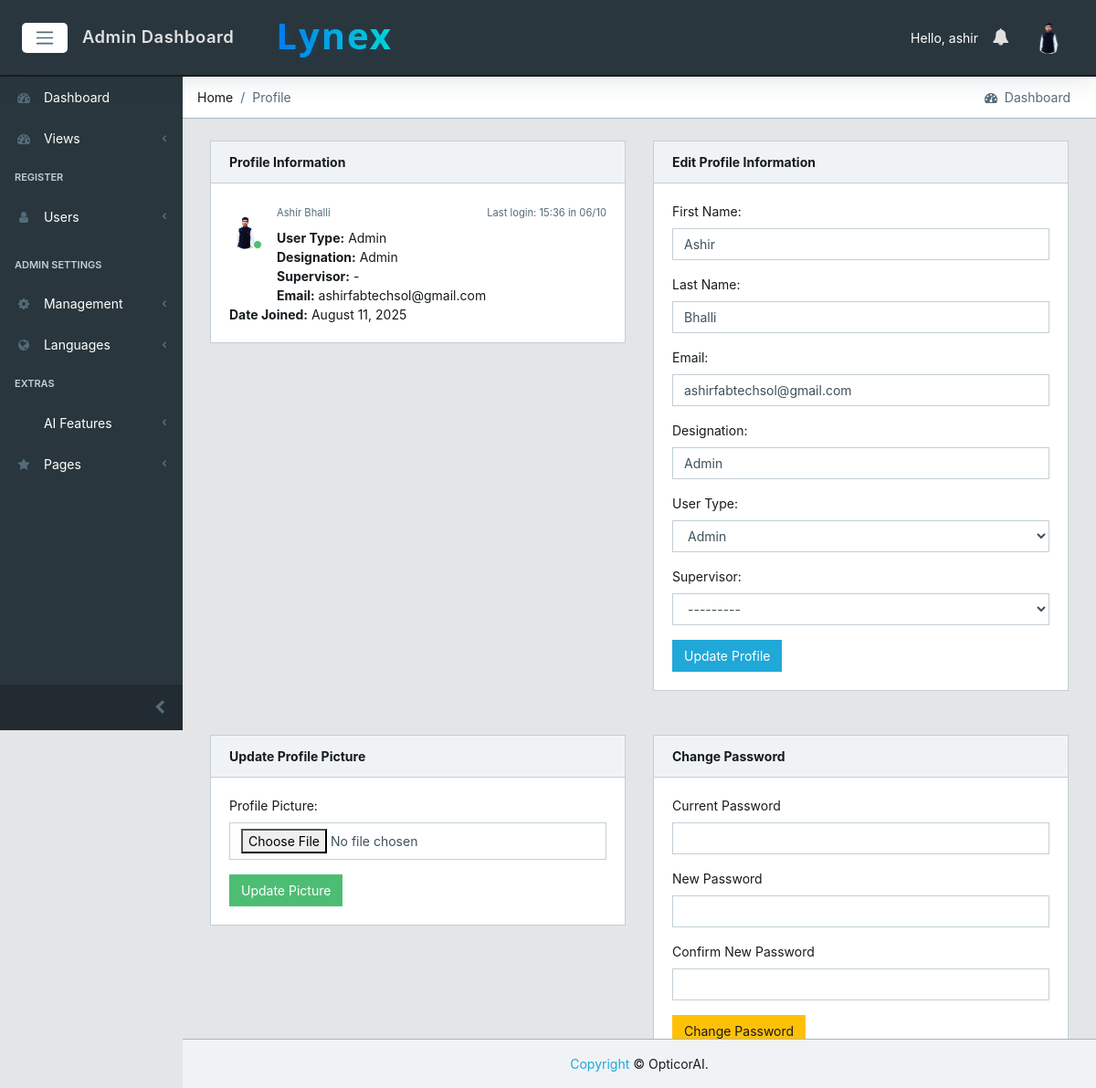
Before: /users/profile (signed in) with the older database file.
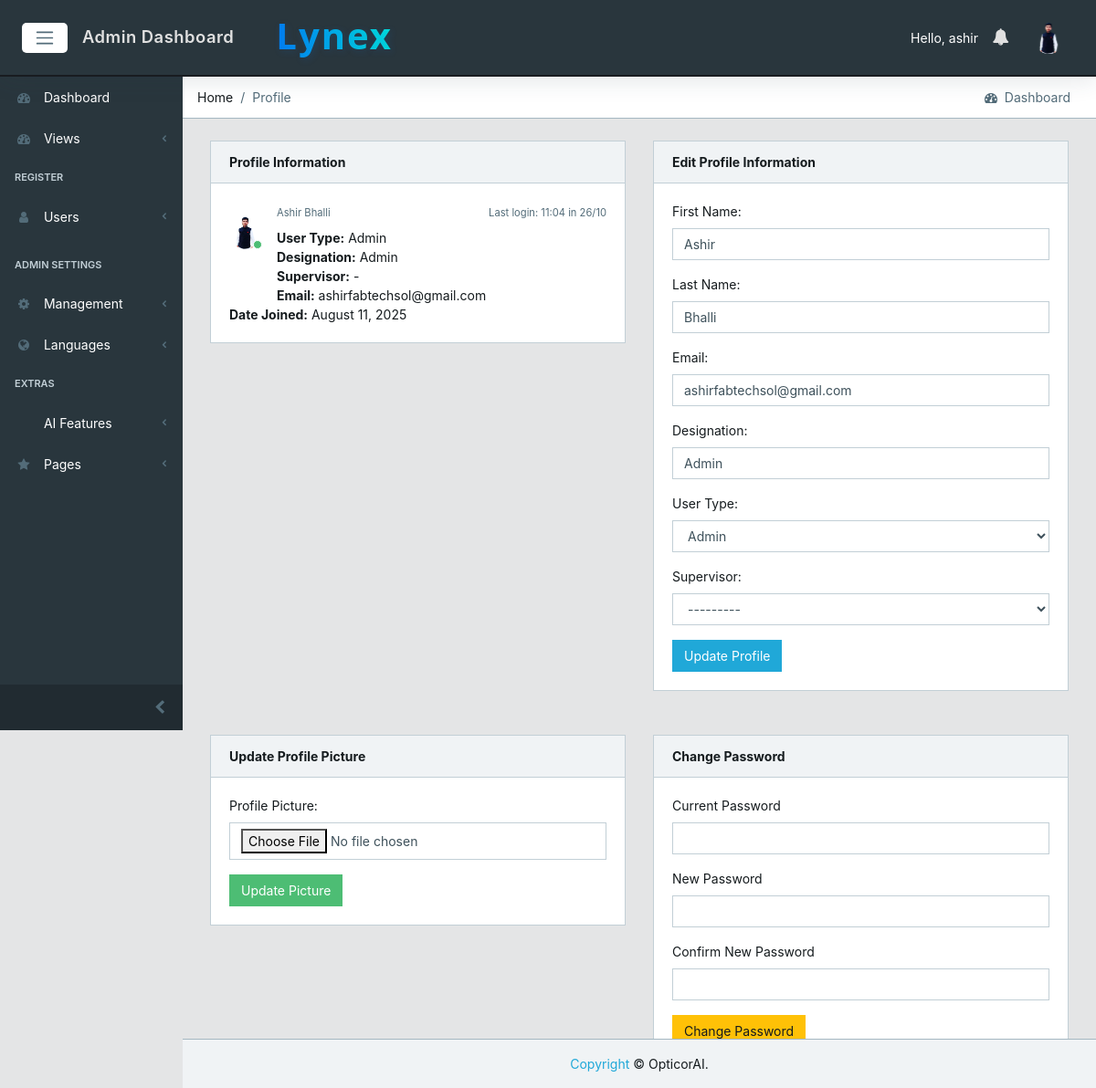
After: the same page with the newer database file.
### core/models.py (models this page shows, shortened)
class CustomUser(AbstractUser):
    email = models.EmailField(unique=True)  # Make email unique for authentication
    user_type = models.CharField(max_length=15, choices=USER_TYPE_CHOICES, db_index=True)
    designation = models.CharField(max_length=100, blank=True, null=True)
    created_by = models.ForeignKey('self', on_delete=models.SET_NULL, null=True, blank=True, related_name='created_users')
    created_date = models.DateField(auto_now_add=True)
    created_time = models.TimeField(auto_now_add=True)
    under_supervision = models.ForeignKey('self', on_delete=models.SET_NULL, null=True, blank=True, related_name='supervised_users')
    avatar = models.ImageField(upload_to='core/avatar', blank=True, null=True)
    @property
    def avatar_url(self):
        try:
            if self.avatar:
                url = getattr(self.avatar, 'url', None)
                if url and ('cloudinary' in url or 'res.cloudinary.com' in url):
                    return url
                avatar_path = getattr(self.avatar, 'path', None)
                if avatar_path and os.path.isfile(avatar_path) and url:
                    return url
        except Exception:
            pass
        return static('core/img/avatar/blank_profile.png')

### core/views.py (the view, shortened to what this page needs)
# urls.py: path('users/profile', views.ProfileView.as_view(), name='profile'),
class ProfileView(LoginRequiredMixin, View):
    def get(self, request):
        user = request.user
        form = UserProfileEditForm(instance=user, user=user)
        class AvatarForm(forms.Form):
            avatar = forms.ImageField(
                required=False,
                widget=forms.FileInput(attrs={'class': 'form-control'})
            )
        avatar_form = AvatarForm()
        class PasswordForm(forms.Form):
            current_password = forms.CharField(widget=forms.PasswordInput(attrs={'class': 'form-control'}), label='Current Password')
            new_password = forms.CharField(widget=forms.PasswordInput(attrs={'class': 'form-control'}), label='New Password')
            confirm_password = forms.CharField(widget=forms.PasswordInput(attrs={'class': 'form-control'}), label='Confirm New Password')
        context = {
            'profile_form': form,
            'img_form': avatar_form,
            'password_form': PasswordForm(),
            'logged_user': user,
        }
        return render(request, 'core/profile.html', context)

### core/views.py
        class AvatarForm(forms.Form):
            avatar = forms.ImageField(
                required=False,
                widget=forms.FileInput(attrs={'class': 'form-control'})
            )

### core/context_processors.py (called while the page is built)
def logged_user_processor(request):
    if request.user.is_authenticated:
        try:
            logged_user = CustomUser.objects.select_related('under_supervision').get(id=request.user.id)
            return {'logged_user': logged_user}
        except CustomUser.DoesNotExist:
            return {'logged_user': None}
    return {'logged_user': None}

def debug_flag_processor(request):
    return {"DEBUG": settings.DEBUG}

### core/utils/dates.py (called while the page is built)
def business_localdate() -> date:
    tz_name = getattr(settings, 'BUSINESS_TIMEZONE', None)
    if tz_name and ZoneInfo is not None:
        try:
            tz = ZoneInfo(tz_name)
            return timezone.now().astimezone(tz).date()
        except Exception:
            pass
    return timezone.localdate()

### core/templates/core/profile.html (shortened to what the changed rows need)
{% extends 'core/base.html' %}
{% load static %}
{% block content %}
<div class="container-fluid">
  <div id="ui-view" style="opacity: 1;"><div class="animated fadeIn">
        <div class="row">
            <div class="col-12">
                <div class="row">
                    <div class="col-12 col-md-6">
                        <div class="card">
                            <div class="card-body">
                                <div class="message">
                                    <div class="py-3 pb-5 mr-3 float-left">
                                        <div class="avatar">
                                            <img src="{{ logged_user.avatar_url }}" class="img-avatar" alt="img">
                                            <span class="avatar-status badge-success"></span>
                                        </div>
                                    </div>
                                    <div>
                                        <small class="text-muted">{{ logged_user.get_full_name }}</small>
                                        {% if logged_user.last_login %}
                                        <small class="text-muted float-right mt-1">Last login: {{ logged_user.last_login|date:"H:i" }} in {{ logged_user.last_login|date:"d/m" }}</small>
                                        {% endif %}
                                    </div>
                                    <div class="mt-2" data-i18n-skip>
                                        <strong>User Type:</strong> {{ logged_user.get_user_type_display }}<br>
                                        <strong>Designation:</strong> {{ logged_user.designation }}<br>
                                        <strong>Supervisor:</strong> {{ logged_user.under_supervision.username|default:'-' }}<br>
                                        <strong>Email:</strong> {{ logged_user.email }}<br>
                                        <strong>Date Joined:</strong> {{ logged_user.date_joined|date:"F d, Y" }}
                                    </div>
                                </div>
                            </div>
                        </div>
                    </div>
                    <div class="col-12 col-md-6">
                        <div class="card">
                            <div class="card-body">
                                <form method="post" enctype="multipart/form-data">
                                    <div class="form-group">
                                        <label for="{{ profile_form.first_name.id_for_label }}">First Name:</label>
                                        {{ profile_form.first_name }}
                                    </div>
                                    <div class="form-group">
                                        <label for="{{ profile_form.last_name.id_for_label }}">Last Name:</label>
                                        {{ profile_form.last_name }}
                                    </div>
                                    {% if profile_form.email %}
                                    <div class="form-group">
                                        <label for="{{ profile_form.email.id_for_label }}">Email:</label>
                                        {{ profile_form.email }}
                                    </div>
                                    {% endif %}
                                    {% if profile_form.designation %}
                                    <div class="form-group">
                                        <label for="{{ profile_form.designation.id_for_label }}">Designation:</label>
                                        {{ profile_form.designation }}
                                    </div>
                                    {% endif %}
                                    {% if profile_form.user_type %}
                                    <div class="form-group">
                                        <label for="{{ profile_form.user_type.id_for_label }}">User Type:</label>
                                        {{ profile_form.user_type }}
                                    </div>
                                    {% endif %}
                                    {% if profile_form.under_supervision %}
                                    <div class="form-group">
                                        <label for="{{ profile_form.under_supervision.id_for_label }}">Supervisor:</label>
                                        {{ profile_form.under_supervision }}
                                    </div>
                                    {% endif %}
                                </form>
                            </div>
                        </div>
                    </div>
                </div>
            </div>
        </div>
    </div>
</div>
{% endblock %}

### core/templates/core/base.html (shortened to what the changed rows need)
{% load static %}
<!DOCTYPE html>
<html lang="en">
<head>
  <link href="{% static 'core/css/font-awesome.min.css' %}" rel="stylesheet">
  <link href="{% static 'core/css/simple-line-icons.min.css' %}" rel="stylesheet">
  <link href="{% static 'core/css/estilo.css' %}" rel="stylesheet">
  <link href="{% static 'core/css/style.css' %}" rel="stylesheet">
  {% get_static_prefix as STATIC_PREFIX %}
</head>
{% block body %}
<body class="app header-fixed sidebar-fixed aside-menu-fixed aside-menu-hidden">
  <header class="app-header navbar">
    <div class="brand-gui d-none d-md-inline">
      <a href="{% url 'core:dashboard' %}"><h1 class="company-name">Lynex</h1></a>
    </div>
    <ul class="nav navbar-nav ml-auto">
      {% if user.is_authenticated %}
      <li class="text-white d-none d-md-inline" data-i18n-skip>Hello, {{ user.username }}</li>
      {% else %}
      <li class="text-muted">
        <a href="{% url 'core:login' %}">sign in</a>
      </li>
      {% endif %}
      <li class="nav-item dropdown">
        <a class="nav-link" data-toggle="dropdown" href="#" role="button" aria-haspopup="true" aria-expanded="false">
        </a>
      </li>
      <li class="nav-item dropdown">
        <a class="nav-link" data-toggle="dropdown" href="#" role="button" aria-haspopup="true" aria-expanded="false">
          {% if user.is_authenticated and logged_user %}
            <img src="{{ logged_user.avatar_url }}" class="img-avatar" alt="img">
          {% else %}
            <img src="{% static 'core/img/avatar/blank_profile.png' %}" class="img-avatar" alt="img">
          {% endif %}
        </a>
      </li>
    </ul>
  </header>
  <div class="app-body">
    <main class="main">
{% block content %}
{% endblock %}
    </main>
  </div>
</body>
{% endblock body %}
</html>

Changed rows visible on the page:
changed CustomUser "ashir": last_login "15:36" → "11:04"; last_login "06/10" → "26/10"
